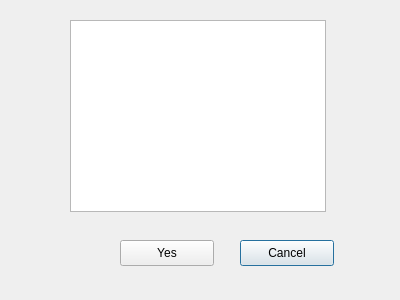
<?xml version="1.0" encoding="UTF-8"?>
<ui version="4.0">
 <class>DialogWork2</class>
 <widget class="QDialog" name="DialogWork2">
  <property name="geometry">
   <rect>
    <x>0</x>
    <y>0</y>
    <width>400</width>
    <height>300</height>
   </rect>
  </property>
  <property name="windowTitle">
   <string>Dialog</string>
  </property>
  <widget class="QListWidget" name="listWidgetWork2">
   <property name="geometry">
    <rect>
     <x>70</x>
     <y>20</y>
     <width>256</width>
     <height>192</height>
    </rect>
   </property>
  </widget>
  <widget class="QPushButton" name="btnCancelWork2">
   <property name="geometry">
    <rect>
     <x>240</x>
     <y>240</y>
     <width>94</width>
     <height>26</height>
    </rect>
   </property>
   <property name="text">
    <string>Cancel</string>
   </property>
  </widget>
  <widget class="QPushButton" name="btnYesWork2">
   <property name="geometry">
    <rect>
     <x>120</x>
     <y>240</y>
     <width>94</width>
     <height>26</height>
    </rect>
   </property>
   <property name="text">
    <string>Yes</string>
   </property>
  </widget>
 </widget>
 <resources/>
 <connections/>
</ui>
